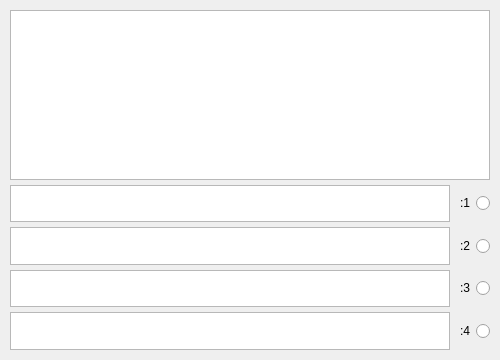
<?xml version="1.0" encoding="UTF-8"?>
<ui version="4.0">
 <class>Frame</class>
 <widget class="QFrame" name="Frame">
  <property name="geometry">
   <rect>
    <x>0</x>
    <y>0</y>
    <width>500</width>
    <height>360</height>
   </rect>
  </property>
  <property name="windowTitle">
   <string>Frame</string>
  </property>
  <layout class="QVBoxLayout" name="verticalLayout">
   <property name="spacing">
    <number>5</number>
   </property>
   <property name="leftMargin">
    <number>10</number>
   </property>
   <property name="topMargin">
    <number>10</number>
   </property>
   <property name="rightMargin">
    <number>10</number>
   </property>
   <property name="bottomMargin">
    <number>10</number>
   </property>
   <item>
    <widget class="QTextEdit" name="questionTextEdit">
     <property name="minimumSize">
      <size>
       <width>0</width>
       <height>170</height>
      </size>
     </property>
     <property name="layoutDirection">
      <enum>Qt::RightToLeft</enum>
     </property>
     <property name="readOnly">
      <bool>true</bool>
     </property>
    </widget>
   </item>
   <item>
    <layout class="QHBoxLayout" name="horizontalLayout">
     <item>
      <widget class="QTextEdit" name="oneTextEdit">
       <property name="minimumSize">
        <size>
         <width>0</width>
         <height>30</height>
        </size>
       </property>
       <property name="readOnly">
        <bool>true</bool>
       </property>
      </widget>
     </item>
     <item>
      <widget class="QRadioButton" name="optionOneButton">
       <property name="minimumSize">
        <size>
         <width>30</width>
         <height>30</height>
        </size>
       </property>
       <property name="layoutDirection">
        <enum>Qt::RightToLeft</enum>
       </property>
       <property name="text">
        <string>:1</string>
       </property>
      </widget>
     </item>
    </layout>
   </item>
   <item>
    <layout class="QHBoxLayout" name="horizontalLayout_2">
     <item>
      <widget class="QTextEdit" name="twoTextEdit">
       <property name="minimumSize">
        <size>
         <width>0</width>
         <height>30</height>
        </size>
       </property>
       <property name="readOnly">
        <bool>true</bool>
       </property>
      </widget>
     </item>
     <item>
      <widget class="QRadioButton" name="optionTwoButton">
       <property name="minimumSize">
        <size>
         <width>30</width>
         <height>30</height>
        </size>
       </property>
       <property name="layoutDirection">
        <enum>Qt::RightToLeft</enum>
       </property>
       <property name="text">
        <string>:2</string>
       </property>
      </widget>
     </item>
    </layout>
   </item>
   <item>
    <layout class="QHBoxLayout" name="horizontalLayout_3">
     <item>
      <widget class="QTextEdit" name="threeTextEdit">
       <property name="minimumSize">
        <size>
         <width>0</width>
         <height>30</height>
        </size>
       </property>
       <property name="readOnly">
        <bool>true</bool>
       </property>
      </widget>
     </item>
     <item>
      <widget class="QRadioButton" name="optionThreeButton">
       <property name="minimumSize">
        <size>
         <width>30</width>
         <height>30</height>
        </size>
       </property>
       <property name="contextMenuPolicy">
        <enum>Qt::DefaultContextMenu</enum>
       </property>
       <property name="layoutDirection">
        <enum>Qt::RightToLeft</enum>
       </property>
       <property name="text">
        <string>:3</string>
       </property>
      </widget>
     </item>
    </layout>
   </item>
   <item>
    <layout class="QHBoxLayout" name="horizontalLayout_4">
     <item>
      <widget class="QTextEdit" name="fourTextEdit">
       <property name="minimumSize">
        <size>
         <width>0</width>
         <height>30</height>
        </size>
       </property>
       <property name="readOnly">
        <bool>true</bool>
       </property>
      </widget>
     </item>
     <item>
      <widget class="QRadioButton" name="optionFourButton">
       <property name="minimumSize">
        <size>
         <width>30</width>
         <height>30</height>
        </size>
       </property>
       <property name="layoutDirection">
        <enum>Qt::RightToLeft</enum>
       </property>
       <property name="text">
        <string>:4</string>
       </property>
      </widget>
     </item>
    </layout>
   </item>
  </layout>
 </widget>
 <resources/>
 <connections/>
</ui>
